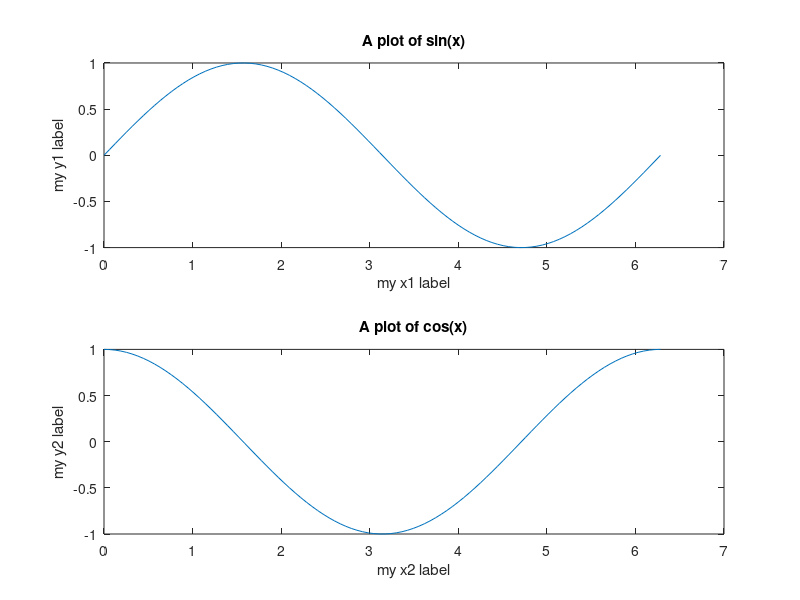

Write the MATLAB code that produced this figure.
X = linspace ( 0 , 2*pi , 100);
Y = sin(X);
Z  = cos(X);
subplot (2,1,1);
plot (X,Y)
title ('A plot of sin(x)')
xlabel('my x1 label')
ylabel('my y1 label')
subplot (2,1,2);
plot (X,Z)
title ('A plot of cos(x)')
xlabel('my x2 label')
ylabel('my y2 label')